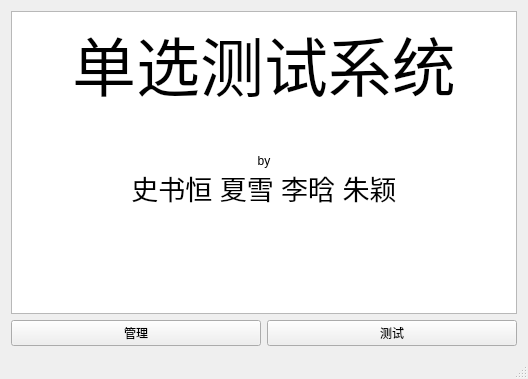
<?xml version="1.0" encoding="UTF-8"?>
<ui version="4.0">
 <class>MainWindow</class>
 <widget class="QMainWindow" name="MainWindow">
  <property name="geometry">
   <rect>
    <x>0</x>
    <y>0</y>
    <width>528</width>
    <height>379</height>
   </rect>
  </property>
  <property name="windowTitle">
   <string>单选测试系统</string>
  </property>
  <widget class="QWidget" name="centralWidget">
   <layout class="QVBoxLayout" name="verticalLayout">
    <item>
     <layout class="QVBoxLayout" name="verticalLayout_4">
      <item>
       <widget class="QTextBrowser" name="textBrowser">
        <property name="html">
         <string>&lt;!DOCTYPE HTML PUBLIC &quot;-//W3C//DTD HTML 4.0//EN&quot; &quot;http://www.w3.org/TR/REC-html40/strict.dtd&quot;&gt;
&lt;html&gt;&lt;head&gt;&lt;meta name=&quot;qrichtext&quot; content=&quot;1&quot; /&gt;&lt;style type=&quot;text/css&quot;&gt;
p, li { white-space: pre-wrap; }
&lt;/style&gt;&lt;/head&gt;&lt;body style=&quot; font-family:'SimSun'; font-size:9pt; font-weight:400; font-style:normal;&quot;&gt;
&lt;p align=&quot;center&quot; style=&quot; margin-top:0px; margin-bottom:0px; margin-left:0px; margin-right:0px; -qt-block-indent:0; text-indent:0px;&quot;&gt;&lt;span style=&quot; font-family:'Noto Sans'; font-size:48pt;&quot;&gt;单选测试系统&lt;/span&gt;&lt;/p&gt;
&lt;p align=&quot;center&quot; style=&quot;-qt-paragraph-type:empty; margin-top:0px; margin-bottom:0px; margin-left:0px; margin-right:0px; -qt-block-indent:0; text-indent:0px;&quot;&gt;&lt;br /&gt;&lt;/p&gt;
&lt;p align=&quot;center&quot; style=&quot;-qt-paragraph-type:empty; margin-top:0px; margin-bottom:0px; margin-left:0px; margin-right:0px; -qt-block-indent:0; text-indent:0px;&quot;&gt;&lt;br /&gt;&lt;/p&gt;
&lt;p align=&quot;center&quot; style=&quot;-qt-paragraph-type:empty; margin-top:0px; margin-bottom:0px; margin-left:0px; margin-right:0px; -qt-block-indent:0; text-indent:0px;&quot;&gt;&lt;br /&gt;&lt;/p&gt;
&lt;p align=&quot;center&quot; style=&quot; margin-top:0px; margin-bottom:0px; margin-left:0px; margin-right:0px; -qt-block-indent:0; text-indent:0px;&quot;&gt;by&lt;/p&gt;
&lt;p align=&quot;center&quot; style=&quot; margin-top:0px; margin-bottom:0px; margin-left:0px; margin-right:0px; -qt-block-indent:0; text-indent:0px;&quot;&gt;&lt;span style=&quot; font-family:'Noto Sans'; font-size:20pt;&quot;&gt;史书恒 夏雪 李晗 朱颖&lt;/span&gt;&lt;/p&gt;&lt;/body&gt;&lt;/html&gt;</string>
        </property>
       </widget>
      </item>
     </layout>
    </item>
    <item>
     <layout class="QVBoxLayout" name="verticalLayout_5">
      <item>
       <layout class="QGridLayout" name="gridLayout_2">
        <item row="0" column="1">
         <widget class="QPushButton" name="test_button">
          <property name="text">
           <string>测试</string>
          </property>
         </widget>
        </item>
        <item row="0" column="0">
         <widget class="QPushButton" name="manage_button">
          <property name="text">
           <string>管理</string>
          </property>
         </widget>
        </item>
       </layout>
      </item>
     </layout>
    </item>
   </layout>
  </widget>
  <widget class="QMenuBar" name="menuBar">
   <property name="geometry">
    <rect>
     <x>0</x>
     <y>0</y>
     <width>528</width>
     <height>23</height>
    </rect>
   </property>
  </widget>
  <widget class="QStatusBar" name="statusBar"/>
 </widget>
 <layoutdefault spacing="6" margin="11"/>
 <resources/>
 <connections/>
</ui>
